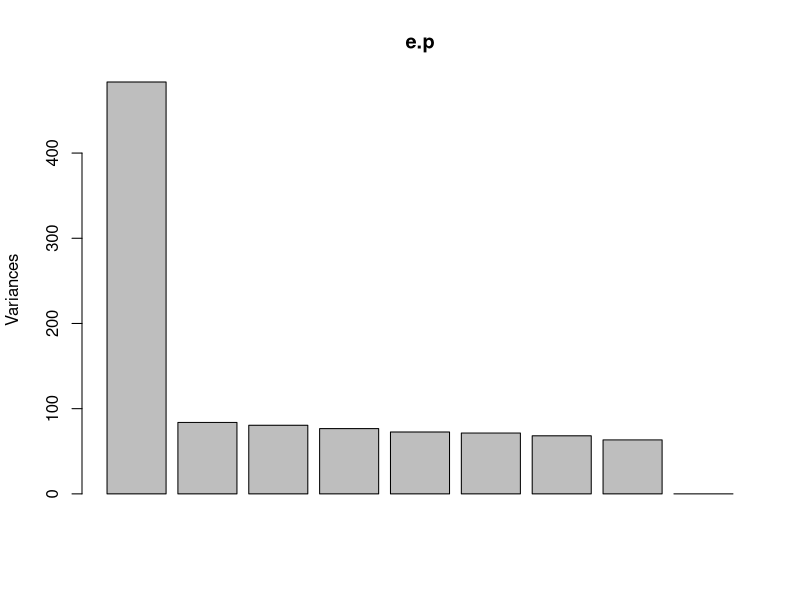
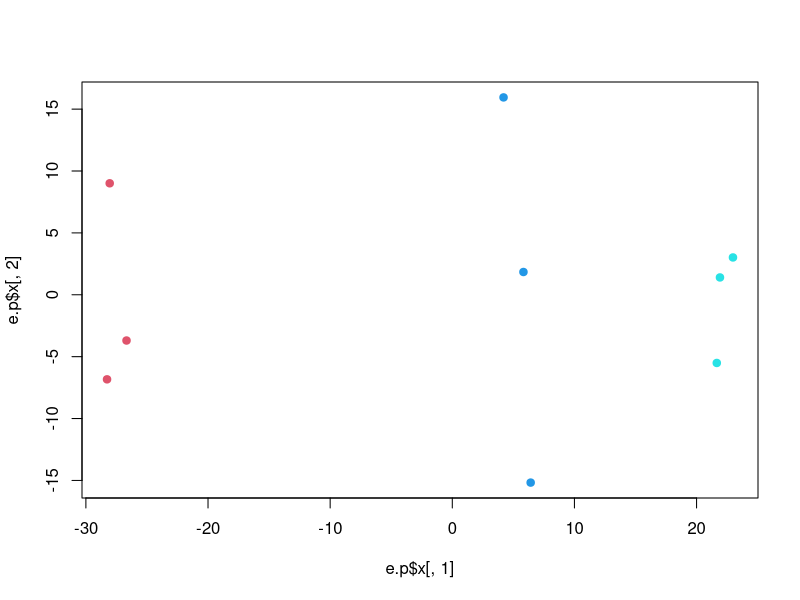
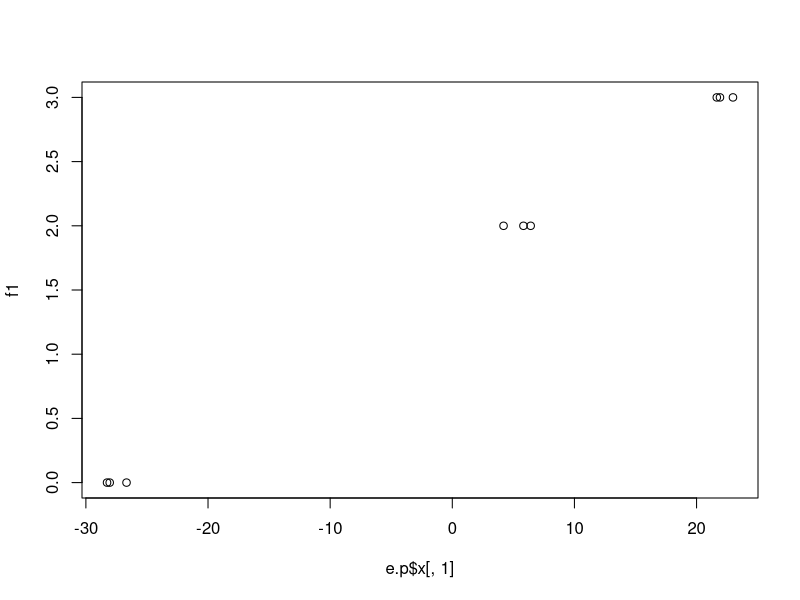
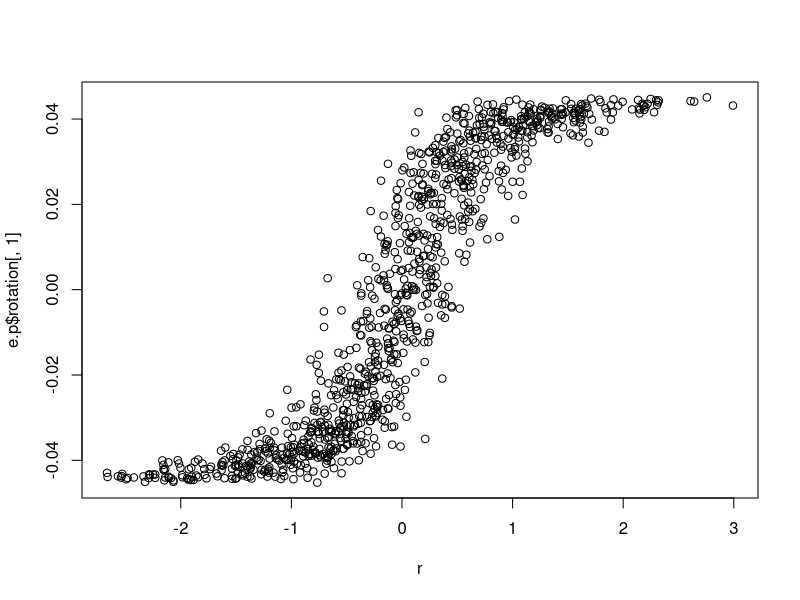
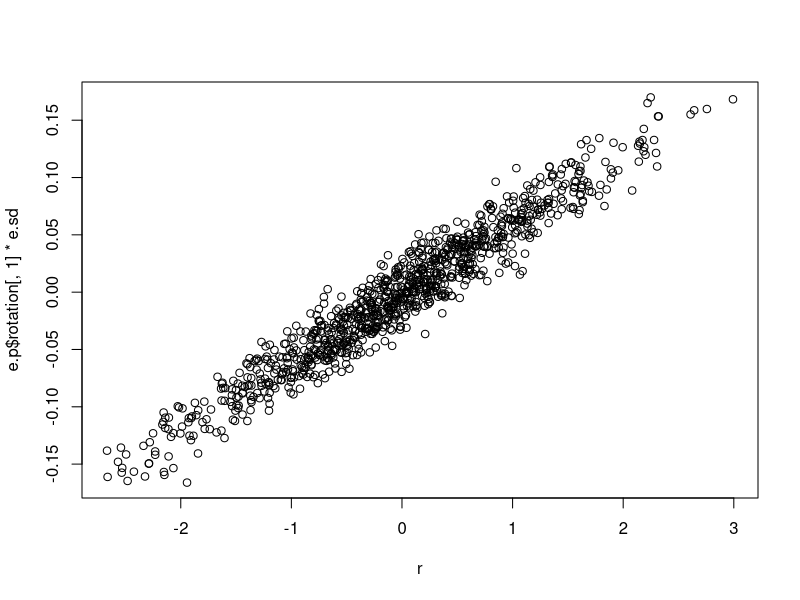
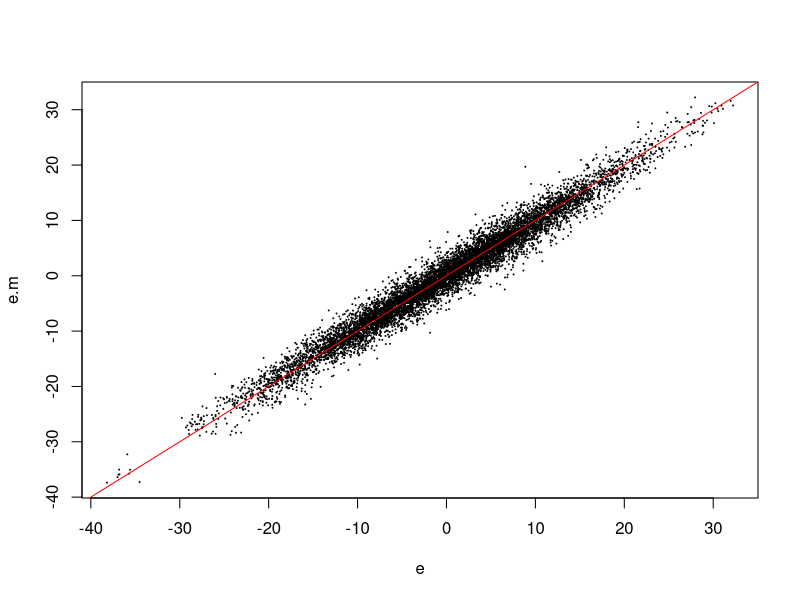
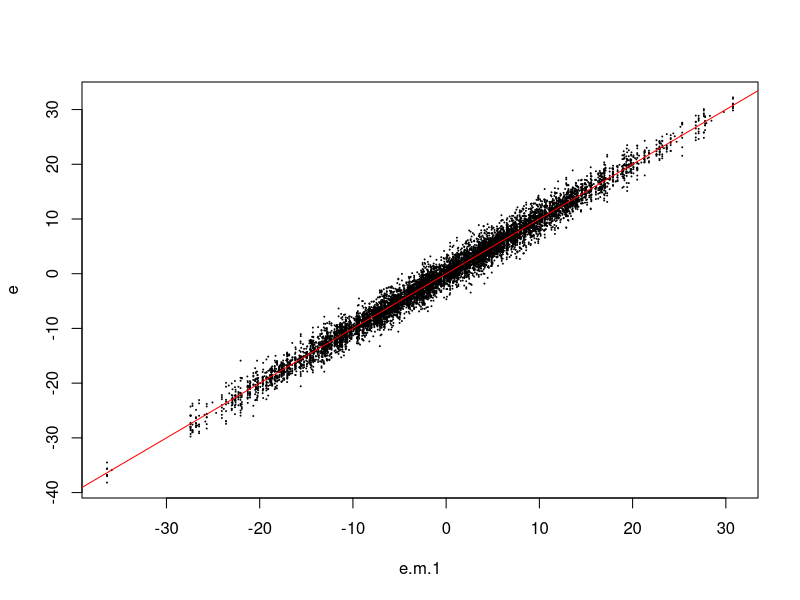
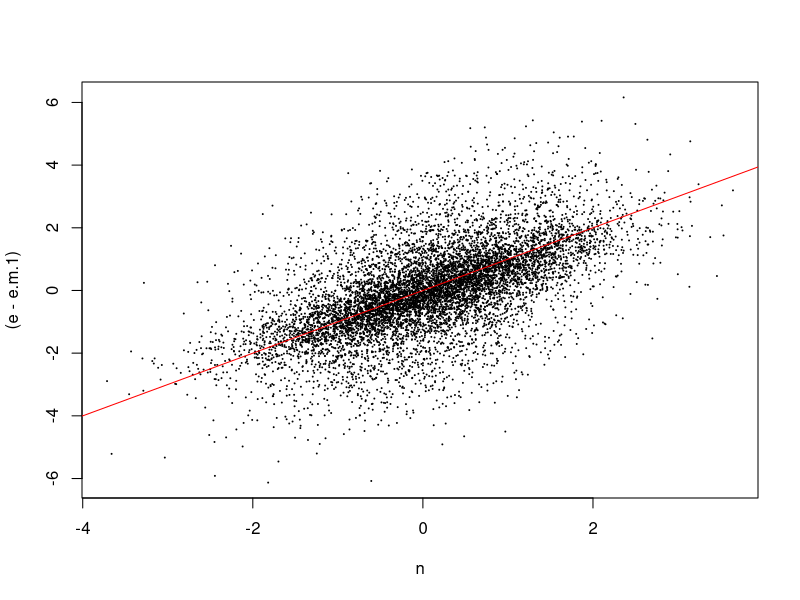

Generate these figures, in order, with R:
## a demonstration of a PCA as means to discover linear models
## within data.

## first create a data set which can be explained as a combination of
## a small number of factors and noise:

## an input experimental factor, something like concentration of
## a chemical.

## start with a very simple structure, 1 variable treatment, with
## one sample type
f1 <- c(rep(0, 3), rep(2, 3), rep(3, 3))

## then we have a set of genes. Each gene has a base level of expression,
## a response to the factor and some level of noise.
## that is, a gene expression at any level can be described by the expression:
##
## e = b + f1 * r1 + n
## where 
## e = the resulting expression level
## b = base level of expression
## f1 = the value of the continuous factor f1
## r1 = the response of the gene to the factor (here we are using a simple
## linear relationship, but this could also be categorical)
## n = noise

## to make things simple we will assign values from normal distibutions
## but this isn't very realistic. What we might expect is that the response
## variable comes from a bimodal distribution, but that doesn't matter
## so much.

## N is the number of genes
N <- 1000;
## b is the baselevel of expression...;
b <- rnorm(N, sd=10)
## r is the response vector
r <- rnorm(N, sd=1)
## m is the number of samples; here simply the
## length of f1
m <- length(f1)
## n is the noise and needs to calculated for
## every gene and measurement
n <- matrix(rnorm(N * m, 0.1), nrow=N)

## then we should be able to calculate the gene expression as
## a matrix multiplication, though since I don't quite know how
## I will do this the stupid way. 
e <- matrix(nrow=N, ncol=m, data=0)
for(i in 1:length(f1)){
  e[,i] <- b + (f1[i] * r) + n[,i]
}

## then lets make a scaled data set
e.rowMeans <- rowMeans(e)
e.sd <- apply(e, 1, sd)

e.n <- e - e.rowMeans
e.n <- e.n / e.sd

## then perform a pca on this. Normally we would center and scale it, but
## here we don't really need to do that since we have a very simple structure

## e.n is already normalised, so no need to scale or center
e.p <- prcomp(t(e), center=TRUE, scale=TRUE)

## then we can look at the rotation matrix and plot this against
## our response variable.

## but first let's look at out PCA
plot(e.p)
## and we see that almost all the variance is associated with the
## first dimension. As it ought to be in simple case like this.
plot(e.p$x[,1], e.p$x[,2], col=(2+f1), pch=19)

## then plot component 1 vs factor 1
plot(e.p$x[,1], f1)
## the PCA nicely disovers the experimental factor

## we see a simple line.
## then let's look at the rotation matrix and the response rates...
plot(r, e.p$rotation[,1])
## this naturally doesn't work since we have set the sd to be 1 for
## everything. Scaling here of the data doesn't work at all...
## if we don't set the variance to 1, then
## the PCA will nicely discover the response factors as well...
## or we can try to:
plot(r, e.p$rotation[,1] * e.sd)
## and we regain the relationship nicely.

## then can we find the noise as well?
## The assumption here is that everything that is not explained by the
## first factor is noise. So we can simply say;
## e.m (the model)

## the full PCA model should recover everything :
e.m <- e.p$rotation %*% e.p$x
## because of the centering
## but here we have used normalised data e.n, so no need to 
## undo the centering
e.m <- e.m * e.sd
e.m <- e.m + e.rowMeans

plot(e, e.m, cex=0.1)
abline(0, 1, col='red')
## WARNING: that should give a perfect fit, but it doesn't
## Not sure why not

## what we want to do here to use only the first component
## we can do that by
rot <- e.p$rotation
p.x <- e.p$x
rot[,-1] <- 0
p.x[,-1] <- 0
e.m.1 <- rot %*% p.x 
e.m.1 <- e.m.1 * e.sd
e.m.1 <- e.m.1 + e.rowMeans

plot(e.m.1, e, cex=0.1)
abline(0, 1, col='red')

## that gives a pretty good fit. No lets plot the errors vs the noise
plot(n, (e - e.m.1), cex=0.1)
abline(0,1, col='red')
## not perfect, but not that far off.

## Here we have used a matrix multiplication expression to obtain the
## model. We can also express this in a simpler algebraic way:

e.m.2 <- matrix(0, nrow=nrow(e.p$rotation), ncol=ncol(e.p$rotation))
for(i in 1:ncol(e.m.2)){
  e.m.2[,i] <- e.p$rotation[,1] * e.p$x[i,1]
}

## recover the variance and the means
e.m.2 <- e.m.2 * e.sd
e.m.2 <- e.m.2 + e.rowMeans
plot(e.m.1, e.m.2)
plot(e, e.m.2)

## note that using the matrix multiplication and the algebraic form
## do not give exactly the same results. This suggests we may be running
## into rounding errors. I have to rerun this code on Linux and see what happens.

### This should be combined with an introduction to matrix multiplication
### given at this point. Note that means that we should not express the
### model above as a matrix multiplication, but rather to first show it
### algorithmically through a loop.
### Then explain the relationship between a matrix and simultaneous equations,
### and how the PCA solves such a set of equations in a constrained manner.

### Further exercises:
## add an unintentional variable. Assume that each series of replicates was done
## on a separate occassion and this introduced some sort of deviation. Again, 
## you will need to set some set of response variables. In this case these can be
## categorical; how can you do this?

## To add another variable to the data set, it is easiest if we consider
## something that could arise during a specific experiment.
## 
## Example 1.
## In the above data we have three replicates for each experimental condition;
## It is possible that these would have been carried out on different times and
## that for example we may have had some buffer that was going off. Alternatively
## we can postulate that the measurements were all carried out on the same day, but
## that the sample treatments had been carried out at different times. In this case
## the samples would have been stored for different times. How this affects the gene
## expression is unknown, and indeed, we cannot say that a gene will be affected
## in a linear manner. Hence we now have to update our equation to say

## e = b + f1*r1 + f2*r2 + n
##
## another linear equation.

## however, here, f2 is categorical, and actually have a seperate response vector for 
## each level of f2 (1,2,3), so the equation should really read something like:
##
## e = b + f1*r1 + f2_ri + n
## or something

f2 <- rep(1:3, 3)
f2r <- matrix(nrow=N, ncol=3)
f2.response <- rnorm(N, sd=0.5)
f2.levels <- sample(1:10, 3)
for(i in 1:ncol(f2r)){
  f2r[,i] <- f2.response *  f2.levels[i] ## noise is at 0.1, so this is a bit weak
}
e2 <- e
for(i in 1:length(f2)){
  e2[,i] <- e[,i] + f2r[ f2[i]]
}

e2.sd <- apply(e2, 1, sd)
e2.rowMeans <- rowMeans(e2)

e2.p <- prcomp(t(e2), scale=TRUE, center=TRUE)
plot(e2.p)
## weak effect in the second component
plot(e2.p$x[,1], e2.p$x[,2], col=f2, pch=19)

## and then
plot(e2.p$x[,1], f1)
plot(e2.p$x[,2], f2)
plot(e2.p$x[,2], f2.levels[f2])

## and again we can see that the experimental and incidental factors are
## recovered from the transformation.
## to get the response levels for individual genes we can do the same as before;

plot(e2.sd * e2.p$rotation[,1], r)
plot(e2.sd * e2.p$rotation[,2], f2.response)
## here we fail completely to get something from f2.response
